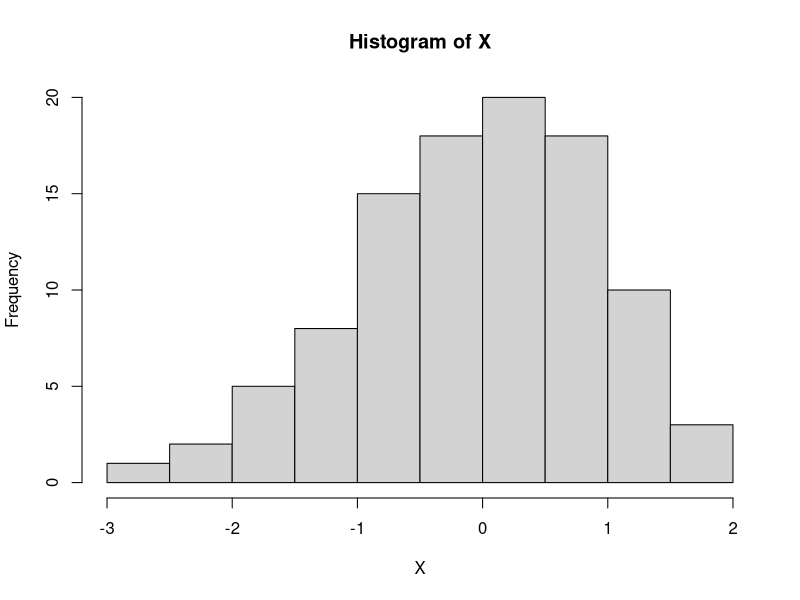

Recreate this plot in R.
## ---- chunk 1
X = rnorm(100)
mean = mean(X)
median = median(X)
Variance = var(X) 
## ---- chunk 2
hist(X)
